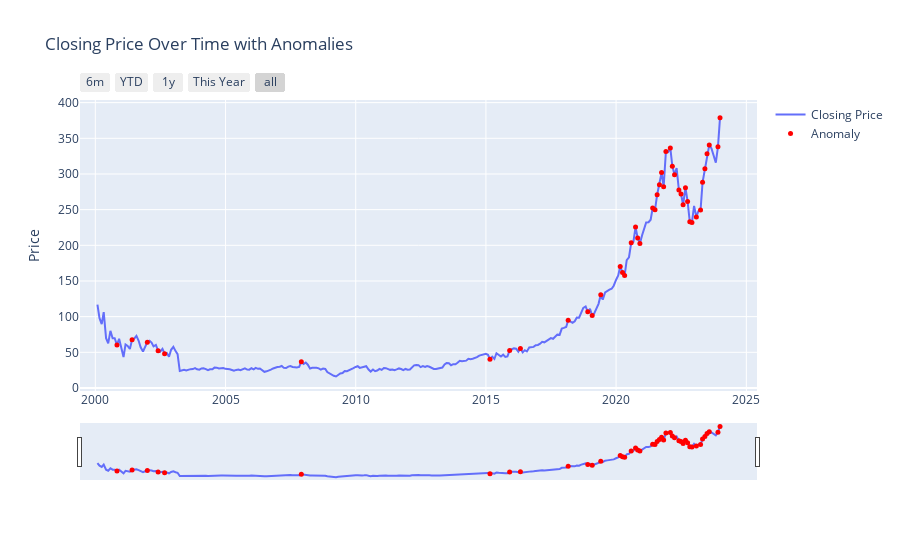

The code cell stored with this chart in its notebook:
### Code cell
import plotly.graph_objs as go
from plotly.offline import iplot, init_notebook_mode
import pandas as pd
import numpy as np

# Initialize plotly for offline use
init_notebook_mode(connected=True)

# Ensure filtered_df has a 'date' column and is sorted
filtered_df = filtered_df.sort_values('date')
filtered_df['date'] = pd.to_datetime(filtered_df['date'])

# Reshape pred_series if it's 2D
if isinstance(pred_series, np.ndarray) and pred_series.ndim == 2:
    pred_series = pred_series.flatten()

# Ensure pred_series has the same length as filtered_df
if len(pred_series) != len(filtered_df):
    raise ValueError(f"Length mismatch: filtered_df has {len(filtered_df)} rows, but pred_series has {len(pred_series)} elements")

# Calculate error and detect anomalies
error = abs(filtered_df['prc'].values - pred_series)
error_series = pd.Series(error, index=filtered_df['date'])
price_series = pd.Series(filtered_df['prc'].values, index=filtered_df['date'])

threshold = 6  # Adjust this value as needed
anomalies_filter = error_series > threshold
anomalies = price_series[anomalies_filter]

# Create the line plot
trace1 = go.Scatter(
    x=filtered_df['date'], 
    y=filtered_df['prc'],
    mode='lines',
    name='Closing Price'
)

# Create scatter plot for anomalies
trace2 = go.Scatter(
    x=anomalies.index, 
    y=anomalies.values,
    mode='markers',
    name='Anomaly',
    marker=dict(color='red', size=5)
)

# Combine the traces
data = [trace1, trace2]

# Define the layout with range slider and selector
layout = go.Layout(
    title='Closing Price Over Time with Anomalies',
    xaxis=dict(
        rangeselector=dict(
            buttons=list([
                dict(count=6, label="6m", step="month", stepmode="backward"),
                dict(count=1, label="YTD", step="year", stepmode="todate"),
                dict(count=1, label="1y", step="year", stepmode="backward"),
                dict(count=0, label="This Year", step="year", stepmode="todate"),
                dict(step="all")
            ])
        ),
        rangeslider=dict(visible=True),
        type="date"
    ),
    yaxis=dict(title='Price'),
    hovermode='closest'
)

# Create the figure
fig = go.Figure(data=data, layout=layout)

# Show the plot
iplot(fig)

### Figure 1 — Plotly figure (JSON) as saved in the notebook; plotly's stock layout.template omitted (floating-point values rounded to 4 significant figures; data arrays with more than 128 entries replaced by an {"elided": "..."} marker saying what was removed)
{"data": [{"mode": "lines", "name": "Closing Price", "type": "scatter", "x": {"elided": "288 str values"}, "y": {"elided": "288 float values"}}, {"marker": {"color": "red", "size": 5}, "mode": "markers", "name": "Anomaly", "type": "scatter", "x": ["2000-10-31T00:00:00", "2001-05-31T00:00:00", "2001-12-31T00:00:00", "2002-05-31T00:00:00", "2002-08-30T00:00:00", "2007-11-30T00:00:00", "2015-02-27T00:00:00", "2015-11-30T00:00:00", "2016-04-29T00:00:00", "2018-02-28T00:00:00", "2018-11-30T00:00:00", "2019-01-31T00:00:00", "2019-05-31T00:00:00", "2020-02-28T00:00:00", "2020-03-31T00:00:00", "2020-04-30T00:00:00", "2020-07-31T00:00:00", "2020-09-30T00:00:00", "2020-10-30T00:00:00", "2020-11-30T00:00:00", "2021-05-28T00:00:00", "2021-06-30T00:00:00", "2021-07-30T00:00:00", "2021-08-31T00:00:00", "2021-09-30T00:00:00", "2021-10-29T00:00:00", "2021-11-30T00:00:00", "2022-01-31T00:00:00", "2022-02-28T00:00:00", "2022-03-31T00:00:00", "2022-05-31T00:00:00", "2022-06-30T00:00:00", "2022-07-29T00:00:00", "2022-08-31T00:00:00", "2022-09-30T00:00:00", "2022-10-31T00:00:00", "2022-11-30T00:00:00", "2023-01-31T00:00:00", "2023-03-31T00:00:00", "2023-04-28T00:00:00", "2023-05-31T00:00:00", "2023-06-30T00:00:00", "2023-07-31T00:00:00", "2023-11-30T00:00:00", "2023-12-29T00:00:00"], "y": [60.31, 67.75, 64.21, 52.26, 47.98, 36.81, 40.4, 52.64, 55.23, 95.01, 106.8, 101.6, 130.6, 170.2, 162.0, 157.7, 203.5, 225.5, 210.3, 202.5, 252.2, 249.7, 270.9, 284.9, 301.9, 281.9, 331.6, 336.3, 311.0, 298.8, 277.5, 271.9, 256.8, 280.7, 261.5, 232.9, 232.1, 239.8, 249.4, 288.3, 307.3, 328.4, 340.5, 338.1, 378.9]}], "layout": {"hovermode": "closest", "title": {"text": "Closing Price Over Time with Anomalies"}, "xaxis": {"rangeselector": {"buttons": [{"count": 6, "label": "6m", "step": "month", "stepmode": "backward"}, {"count": 1, "label": "YTD", "step": "year", "stepmode": "todate"}, {"count": 1, "label": "1y", "step": "year", "stepmode": "backward"}, {"count": 0, "label": "This Year", "step": "year", "stepmode": "todate"}, {"step": "all"}]}, "rangeslider": {"visible": true}, "type": "date"}, "yaxis": {"title": {"text": "Price"}}}}
